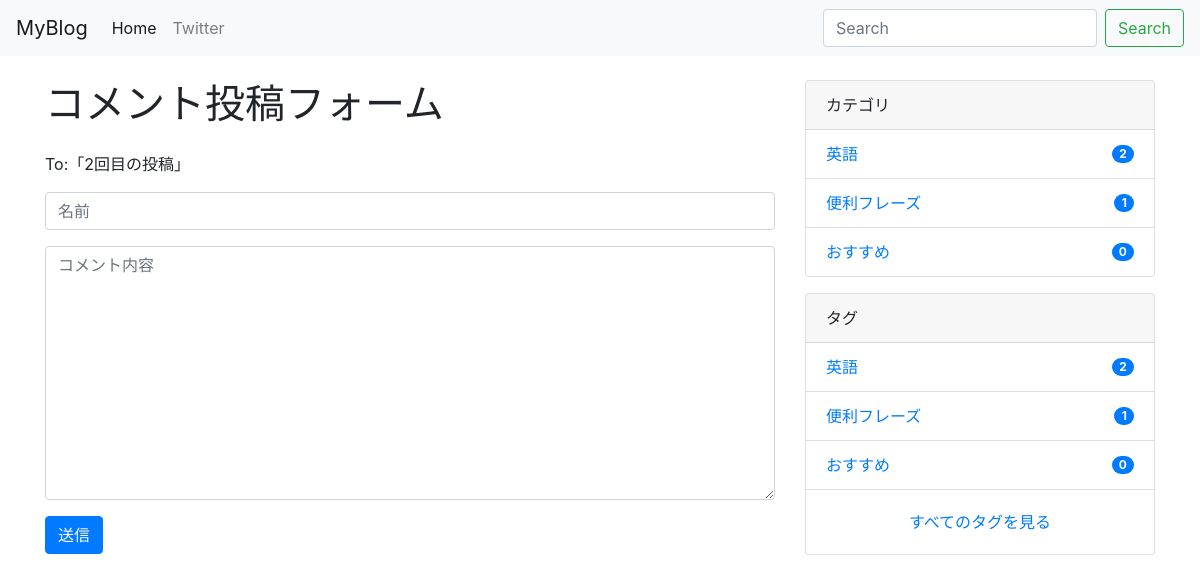
Screenshot of /comment/2/ with the database file from the repository.
### blog/models.py (models this page shows, shortened)
class Post(models.Model):
    category = models.ForeignKey(Category, on_delete=models.PROTECT)
    tags = models.ManyToManyField(Tag, blank=True)
    title = models.CharField(max_length=255)
    content = models.TextField()
    description = models.TextField(blank=True)
    created_at = models.DateTimeField(auto_now_add=True)
    updated_at = models.DateTimeField(auto_now=True)
    published_at = models.DateTimeField(blank=True, null=True)
    is_public = models.BooleanField(default=False)
    image = models.ImageField(
        upload_to='post_images/', null=True, blank=True)
    class Meta:
        ordering = ['-created_at']

class Category(models.Model):
    name = models.CharField(max_length=255)
    slug = models.SlugField(unique=True)
    timestamp = models.DateTimeField(auto_now_add=True)

class Tag(models.Model):
    name = models.CharField(max_length=255)
    slug = models.SlugField(unique=True)
    timestamp = models.DateTimeField(auto_now_add=True)

### blog/views.py (the view, shortened to what this page needs)
# urls.py: path('comment/<int:pk>/', CommentFormView.as_view(), name='comment_form'),
class CommentFormView(CreateView):
    model = Comment
    form_class = CommentForm
    def get_context_data(self, **kwargs):
        context = super().get_context_data(**kwargs)
        post_pk = self.kwargs['pk']
        context['post'] = get_object_or_404(Post, pk=post_pk)
        return context

### blog/forms.py
class CommentForm(ModelForm):
    class Meta:
        model = Comment
        fields = ('author', 'text')
        widgets = {
            'author': TextInput(attrs={
                'class': 'form-control',
                'placeholder': '名前',
            }),
            'text': Textarea(attrs={
                'class': 'form-control',
                'placeholder': 'コメント内容',
            }),
        }
        labels = {
            'author': '',
            'text': '',
        }

### portfolio/context_processors.py (called while the page is built)
def common(request):
    context = {
        'categories': Category.objects.annotate(
            num_posts=Count('post', filter=Q(post__is_public=True))),
        'tags': Tag.objects.annotate(
            num_posts=Count('post', filter=Q(post__is_public=True))),
    }
    return context

### blog/templates/blog/comment_form.html (shortened to what this page needs)
{% extends "base.html" %}
{% block content %}
<div class="container">
  <div class="row">
    <main class="col-md-8">
      <h1 class="mb-4">コメント投稿フォーム</h1>
      <p>To:「{{ post.title }}」</p>
      <form method="POST">{% csrf_token %}
        {{ form.as_p }}
        <button type="submit" class="btn btn-primary">送信</button>
      </form>
    </main>
    <aside class="col-md-4">
      {% include "blog/snippets/sidebar.html" %}
    </aside>
  </div>
</div>
{% endblock %}

### blog/templates/blog/snippets/sidebar.html
<div class="card mb-3">
  <div class="card-header">
    カテゴリ
  </div>
  <ul class="list-group list-group-flush">
    {% for category in categories|dictsort:"id" %}
    <li class="list-group-item d-flex justify-content-between align-items-center">
      <a href="{% url 'blog:category_post' category.slug %}" class="card-link">{{ category.name }}</a>
      <span class="badge badge-primary badge-pill">{{ category.num_posts }}</span>
    </li>
    {% endfor %}
  </ul>
</div>
<div class="card">
  <div class="card-header">
    タグ
  </div>
  <ul class="list-group list-group-flush">
    {% for tag in tags|dictsortreversed:"num_posts"|slice:":5" %}
    <li class="list-group-item d-flex justify-content-between align-items-center">
      <a href="{% url 'blog:tag_post' tag.slug %}" class="card-link">{{ tag.name }}</a>
      <span class="badge badge-primary badge-pill">{{ tag.num_posts }}</span>
    </li>
    {% endfor %}
  </ul>
  <div class="card-body text-center">
    <a href="{% url 'blog:tag_list' %}" class="card-link">すべてのタグを見る</a>
  </div>
</div>

### rows the page displays
Post: title "2回目の投稿"
Category: name "英語", num_posts "2"
Category: name "便利フレーズ", num_posts "1"
Category: name "おすすめ", num_posts "0"
Tag: name "英語", num_posts "2"
Tag: name "便利フレーズ", num_posts "1"
Tag: name "おすすめ", num_posts "0"
